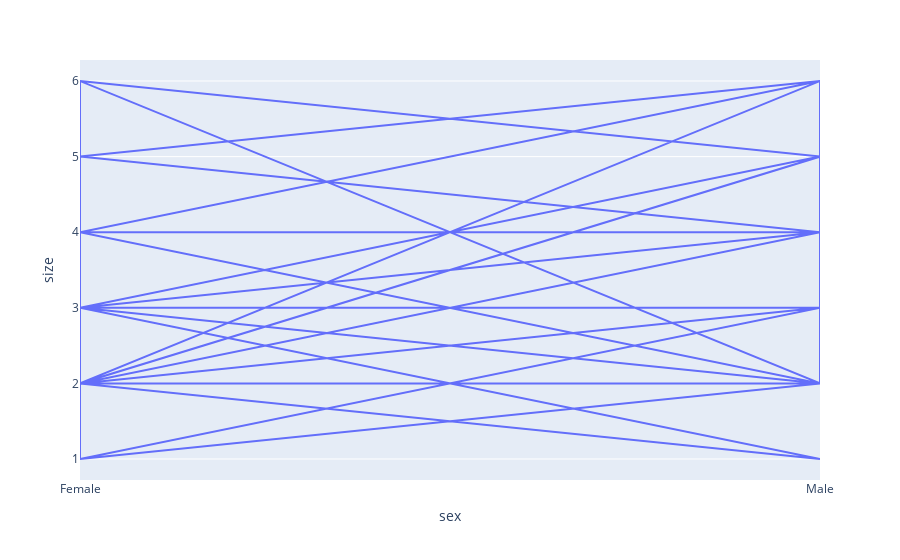

Notebook cell for this chart:
### Markdown cell above
# plotly

### Code cell
import plotly.express as px
px.line(tips,x='sex',y='size')

### Figure 1 — Plotly figure (JSON) as saved in the notebook; plotly's stock layout.template omitted (floating-point values rounded to 4 significant figures; data arrays with more than 128 entries replaced by an {"elided": "..."} marker saying what was removed)
{"data": [{"hovertemplate": "sex=%{x}<br>size=%{y}<extra></extra>", "legendgroup": "", "line": {"color": "#636efa", "dash": "solid"}, "marker": {"symbol": "circle"}, "mode": "lines", "name": "", "orientation": "v", "showlegend": false, "type": "scatter", "x": {"elided": "244 str values"}, "xaxis": "x", "y": {"elided": "244 int values"}, "yaxis": "y"}], "layout": {"legend": {"tracegroupgap": 0}, "margin": {"t": 60}, "xaxis": {"anchor": "y", "domain": [0, 1], "title": {"text": "sex"}}, "yaxis": {"anchor": "x", "domain": [0, 1], "title": {"text": "size"}}}}
